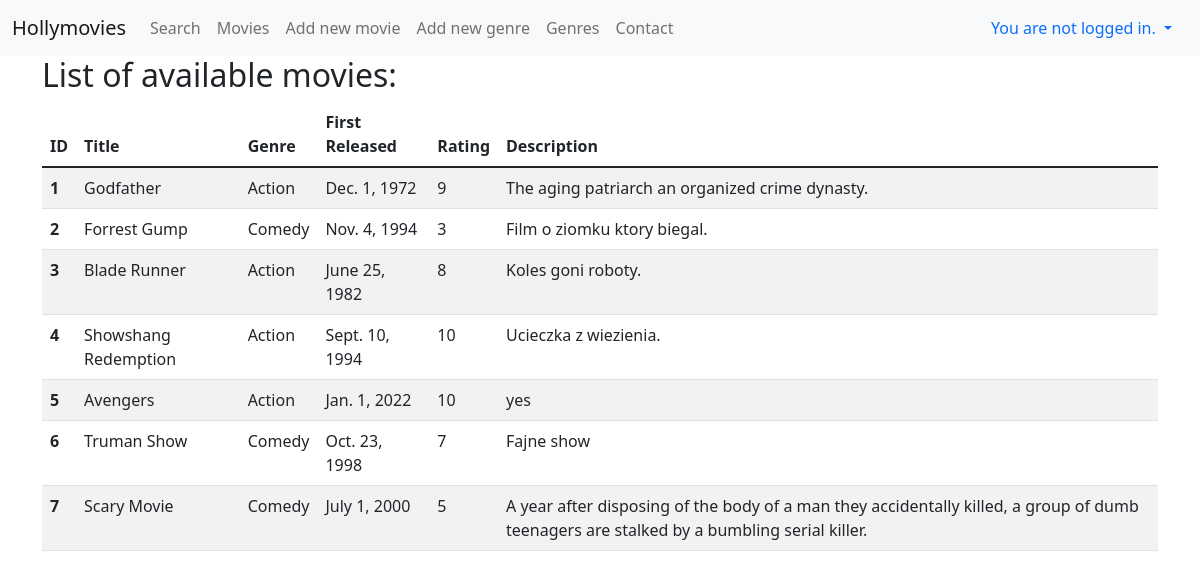
Page /movies/ on the committed database.
### viewer/models.py (models this page shows, shortened)
class Movie(Model):
    title = CharField(max_length=128)
    genre = ForeignKey(Genre, on_delete=DO_NOTHING)
    rating = IntegerField()
    released = DateField()
    description = TextField()
    created = DateTimeField(auto_now_add=True)

class Genre(Model):
    name = CharField(max_length=128)
    def __str__(self):
        return f"{self.name}"

### viewer/views.py (the view)
# urls.py: path('movies/', MoviesView.as_view(), name="movies"),
class MoviesView(ListView):
    template_name = "movies.html"
    model = Movie

### viewer/templates/movies.html
{% extends "base.html" %}
{% block content %}
<h2>List of available movies:</h2>
<table class="table table-striped table-hover">
  <thead>
    <tr>
      <th scope="col">ID</th>
      <th scope="col">Title</th>
      <th scope="col">Genre</th>
      <th scope="col">First Released</th>
      <th scope="col">Rating</th>
      <th scope="col">Description</th>
    </tr>
  </thead>
  <tbody>
  {% for movie in object_list %}
    <tr onclick="window.location='{% url 'read_movie' movie.id %}'">
      <th scope="row">{{ movie.id }}</th>
      <td>{{ movie.title}}</td>
      <td>{{ movie.genre }}</td>
      <td>{{ movie.released }}</td>
      <td>{{ movie.rating }}</td>
      <td>{{ movie.description }}</td>
    </tr>
  {% endfor %}
  </tbody>
</table>
{% endblock %}

### rows in the picture
Movie: id "1", title "Godfather", genre "Action", released "Dec. 1, 1972", rating "9", description "The aging patriarch an organized crime dynasty."
Movie: id "2", title "Forrest Gump", genre "Comedy", released "Nov. 4, 1994", rating "3", description "Film o ziomku ktory biegal."
Movie: id "3", title "Blade Runner", genre "Action", released "June 25, 1982", rating "8", description "Koles goni roboty."
Movie: id "4", title "Showshang Redemption", genre "Action", released "Sept. 10, 1994", rating "10", description "Ucieczka z wiezienia."
Movie: id "5", title "Avengers", genre "Action", released "Jan. 1, 2022", rating "10", description "yes"
Movie: id "6", title "Truman Show", genre "Comedy", released "Oct. 23, 1998", rating "7", description "Fajne show"
Movie: id "7", title "Scary Movie", genre "Comedy", released "July 1, 2000", rating "5", description "A year after disposing of the body of a man they accidentally killed, a group of dumb teenagers are stalked by a bumbling serial killer."
